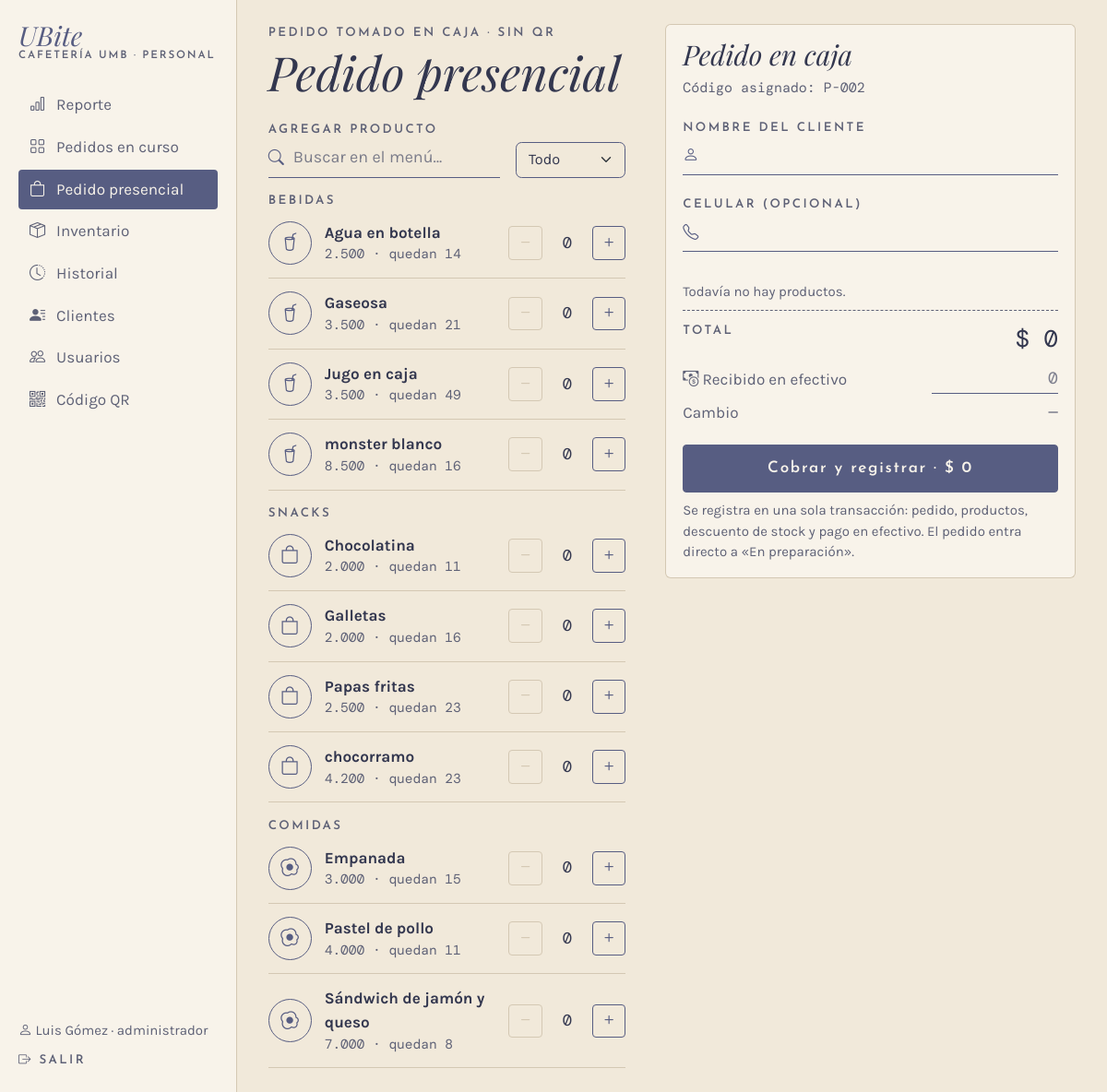
Page /caja/presencial (signed in) on the earlier database version.
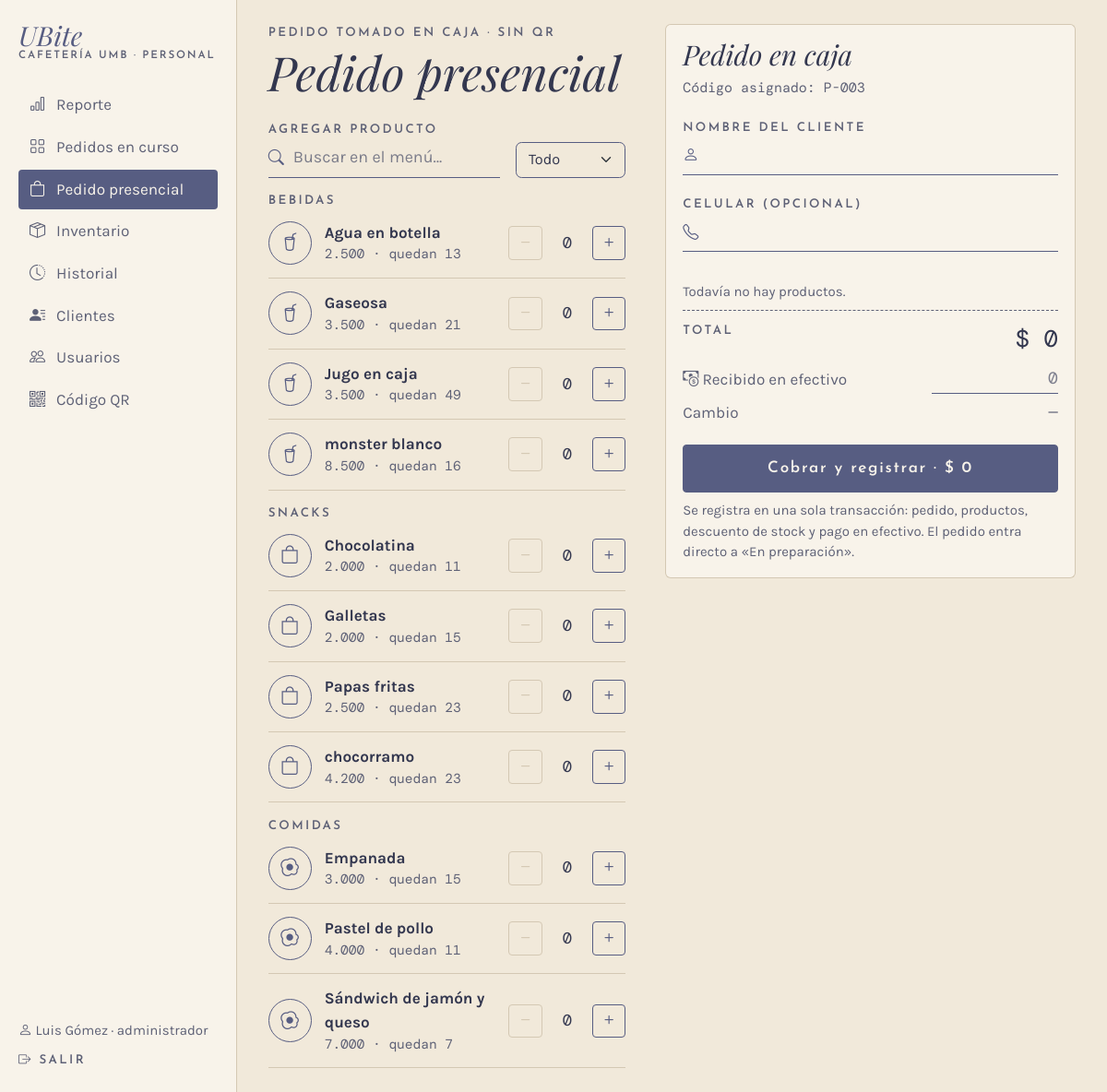
Same page on the later database version.
### app/models.py (models this page shows, shortened)
class Producto(db.Model):
    __tablename__ = "producto"
    __table_args__ = (
        db.CheckConstraint("precio > 0", name="ck_producto_precio"),
        db.CheckConstraint("stock_actual >= 0", name="ck_producto_stock"),
        db.CheckConstraint("stock_minimo >= 0", name="ck_producto_minimo"),
    )
    id_producto = db.Column(db.Integer, primary_key=True, autoincrement=True)
    nombre = db.Column(db.Text, nullable=False)
    descripcion = db.Column(db.Text)
    precio = db.Column(db.Float, nullable=False)
    stock_actual = db.Column(db.Integer, nullable=False, default=0)
    stock_minimo = db.Column(db.Integer, nullable=False, default=0)
    activo = db.Column(db.Boolean, nullable=False, default=True)
    id_categoria = db.Column(db.Integer, db.ForeignKey("categoria.id_categoria"), nullable=False)
    categoria = db.relationship("Categoria", back_populates="productos")

class Categoria(db.Model):
    __tablename__ = "categoria"
    id_categoria = db.Column(db.Integer, primary_key=True, autoincrement=True)
    nombre = db.Column(db.Text, nullable=False, unique=True)
    productos = db.relationship("Producto", back_populates="categoria", lazy=True)

### app/routes/caja.py (the view, shortened to what this page needs)
@bp.route("/presencial", methods=["GET", "POST"])
@rol_requerido(*PERSONAL)
def presencial():
    menu = servicios.menu_por_categoria()
    codigo = servicios.siguiente_codigo("presencial")
    if request.method == "GET":
        return render_template("caja/presencial.html", menu=menu, form={}, codigo=codigo)

### app/__init__.py (called while the page is built)
def pesos(valor):
    return f"{valor:,.0f}".replace(",", ".")

@login_manager.user_loader
def cargar_usuario(id_usuario):
    from .models import Usuario
    u = db.session.get(Usuario, int(id_usuario))
    return u if u is not None and u.activo else None

### app/database.py (called while the page is built)
@event.listens_for(Engine, "begin")
def _iniciar(conexion):
    conexion.exec_driver_sql("BEGIN IMMEDIATE" if _escritura.get() else "BEGIN")

### app/models.py (called while the page is built)
    @property
    def is_active(self):
        return bool(self.activo)

### app/routes/__init__.py (called while the page is built)
def rol_requerido(*roles):
    def decorador(vista):
        @wraps(vista)
        @login_required
        def envoltura(*args, **kwargs):
            if current_user.rol not in roles:
                abort(403)
            return vista(*args, **kwargs)
        return envoltura
    return decorador

### app/routes/cliente.py (called while the page is built)
@bp.app_context_processor
def datos_carrito():
    carrito = session.get("carrito", {})
    return {"unidades_carrito": sum(carrito.values())}

### app/servicios.py (called while the page is built)
def menu_por_categoria():
    productos = (Producto.query.filter_by(activo=True)
                 .order_by(Producto.id_categoria, Producto.nombre).all())
    menu = {}
    for p in productos:
        menu.setdefault(p.categoria.nombre, []).append(p)
    return menu

### app/templates/caja/presencial.html (shortened to what this page needs)
{% extends "caja/_base.html" %}
{% set titulo_barra = "Pedido presencial" %}
{% set iconos = {"Bebidas": "bi-cup-straw", "Snacks": "bi-bag", "Comidas": "bi-egg-fried"} %}
{% block panel %}
<form method="post" class="presencial" id="presencial">
  <div class="zona-titulo">
    <p class="etiqueta mb-1">Pedido tomado en caja · sin QR</p>
    <h1 class="titulo display-5 mb-0 d-none d-lg-block">Pedido presencial</h1>
  </div>
  <div class="zona-productos">
    <label class="etiqueta" for="buscar">Agregar producto</label>
    <div class="d-flex gap-3 align-items-end mb-2">
      <div class="campo-icono flex-fill"><i class="bi bi-search"></i>
        <input class="form-control linea-campo" id="buscar" placeholder="Buscar en el menú…" autocomplete="off">
      </div>
      <select class="form-select selector-categoria" id="categoria" aria-label="Categoría">
        <option value="">Todo</option>
      </select>
    </div>
    {% for categoria, productos in menu.items() %}
    <section class="categoria" data-categoria="{{ categoria }}">
      <h2 class="etiqueta mt-3 mb-0">{{ categoria }}</h2>
      {% for p in productos %}
      <div class="fila-menu {% if p.stock_actual == 0 %}agotado{% endif %}" data-nombre="{{ p.nombre|lower }}">
        <span class="icono d-none d-sm-flex"><i class="bi {{ iconos.get(categoria, 'bi-basket') }}"></i></span>
        <div class="info">
          <div class="fw-bold">{{ p.nombre }}</div>
          <div class="detalle mono">{{ p.precio|pesos }} · {% if p.stock_actual %}quedan {{ p.stock_actual }}{% else %}agotado{% endif %}</div>
        </div>
        <div class="contador stepper" data-precio="{{ p.precio }}" data-nombre="{{ p.nombre }}">
          <button type="button" class="btn-mas menos" aria-label="Quitar {{ p.nombre }}"><i class="bi bi-dash"></i></button>
          <input class="cant-input mono" type="number" name="cant_{{ p.id_producto }}" min="0" max="{{ p.stock_actual }}"
                 value="{{ form.get('cant_' ~ p.id_producto, 0) }}" aria-label="Cantidad de {{ p.nombre }}">
          <button type="button" class="btn-mas mas" aria-label="Agregar {{ p.nombre }}"><i class="bi bi-plus"></i></button>
        </div>
      </div>
      {% endfor %}
    </section>
    {% endfor %}
  </div>
  <aside class="zona-pedido">
  <div class="zona-datos tarjeta">
    <h2 class="titulo fs-3 d-none d-lg-block">Pedido en caja</h2>
    <p class="mono small suave">Código asignado: {{ codigo }}</p>
    <label class="etiqueta" for="nombre">Nombre del cliente</label>
    <div class="campo-icono mb-3"><i class="bi bi-person"></i>
      <input class="form-control linea-campo" id="nombre" name="nombre" maxlength="60" value="{{ form.get('nombre', '') }}" required>
    </div>
    <label class="etiqueta" for="telefono">Celular (opcional)</label>
    <div class="campo-icono"><i class="bi bi-telephone"></i>
      <input class="form-control linea-campo" id="telefono" name="telefono" inputmode="numeric" maxlength="13" value="{{ form.get('telefono', '') }}">
    </div>
  </div>
  <div class="zona-resumen tarjeta lineas-total" id="resumen">
    <div id="lineas"><p class="small suave mb-0">Todavía no hay productos.</p></div>
    <div class="fila total"><span class="etiqueta">Total</span><span class="mono fs-4">$ <span id="total">0</span></span></div>
    <div class="fila align-items-center">
      <label class="suave" for="recibido"><i class="bi bi-cash-coin"></i> Recibido en efectivo</label>
      <input class="form-control linea-campo mono text-end recibido" id="recibido" inputmode="numeric" placeholder="0">
    </div>
    <div class="fila suave"><span>Cambio</span><span class="mono" id="cambio">0</span></div>
    <button class="btn btn-ubite w-100 mt-3" type="submit" id="cobrar">Cobrar y registrar · $ <span id="total-boton">0</span></button>
    <p class="small suave mt-2 mb-0">Se registra en una sola transacción: pedido, productos, descuento de stock y pago en efectivo. El pedido entra directo a «En preparación».</p>
  </div>
  </aside>
</form>
{% endblock %}

Differences in the rows shown:
changed Producto "Agua en botella": stock_actual "14" → "13"
changed Producto "Galletas": stock_actual "16" → "15"
changed Producto "Sándwich de jamón y queso": stock_actual "8" → "7"
Other differences:
{{ codigo }}: "P-002" → "P-003"
